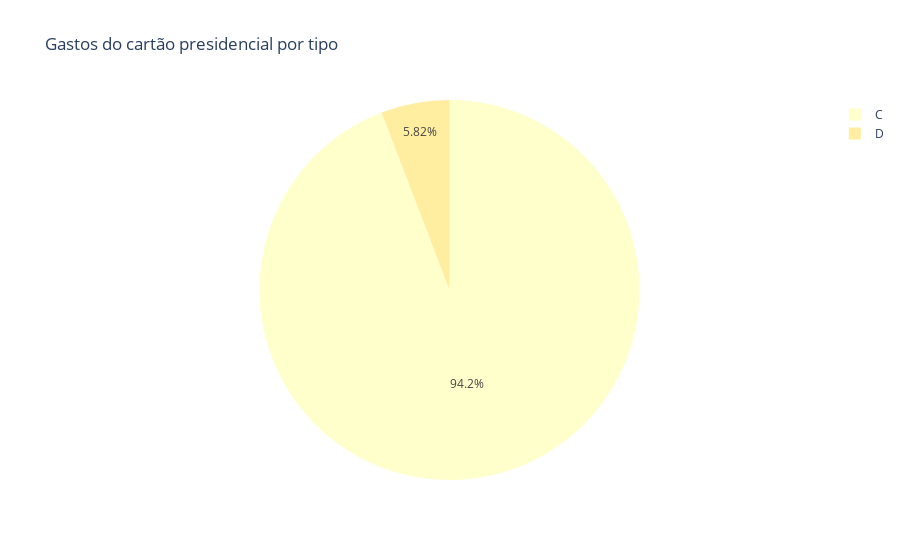

This figure's notebook cell:
### Code cell
fig_bolsonaro = px.pie(gastos_bolsonaro_setores, values='VALOR_NUM', names='TIPO', title='Gastos do cartão presidencial por tipo',
color_discrete_sequence=px.colors.sequential.YlOrRd)
fig_bolsonaro.show()

### Figure 1 — Plotly figure (JSON) as saved in the notebook; plotly's stock layout.template omitted (floating-point values rounded to 4 significant figures)
{"data": [{"domain": {"x": [0, 1], "y": [0, 1]}, "hovertemplate": "TIPO=%{label}<br>VALOR_NUM=%{value}<extra></extra>", "labels": ["C", "C", "C", "C", "C", "C", "C", "C", "C", "C", "C", "C", "C", "C", "C", "C", "C", "C", "C", "C", "C", "C", "C", "C", "C", "C", "C", "C", "C", "C", "C", "C", "C", "C", "C", "C", "C", "C", "C", "C", "C", "C", "C", "C", "C", "C", "C", "C", "C", "C", "C", "C", "C", "C", "D", "D", "D", "D", "D", "D", "D", "D", "D", "D", "D", "D", "D", "D", "D", "D", "D", "D", "D", "D", "D", "D", "D", "D", "D"], "legendgroup": "", "name": "", "showlegend": true, "type": "pie", "values": [1810.0, 3052.0, 1476.0, 45420.0, 613800.0, 969, 480, 9650, 11230.0, 1055.0, 8028.0, 5286000.0, 2526.0, 4783000.0, 13430000.0, 110, 28823, 534000.0, 68800.0, 43910.0, 390, 490, 1800.0, 201.8, 111, 49010.0, 17820.0, 176.5, 50390.0, 3969.0, 208000.0, 2117.0, 9485.0, 686.7, 1286.0, 3072.0, 42250.0, 3570.0, 29.98, 952, 12240.0, 1753.0, 1310.0, 8910.0, 800, 707900.0, 680.0, 400, 4426.0, 709.5, 5450.0, 82.5, 1340, 2477.0, 54990.0, 4500, 21790, 772, 225700.0, 880, 967.8, 243200.0, 550, 2700, 165805, 300, 20150, 50, 330, 700, 2660, 4610, 1586.0, 830400.0, 14, 8657.0, 6479.0, 2126.0, 7592]}], "layout": {"legend": {"tracegroupgap": 0}, "piecolorway": ["rgb(255,255,204)", "rgb(255,237,160)", "rgb(254,217,118)", "rgb(254,178,76)", "rgb(253,141,60)", "rgb(252,78,42)", "rgb(227,26,28)", "rgb(189,0,38)", "rgb(128,0,38)"], "title": {"text": "Gastos do cartão presidencial por tipo"}}}
